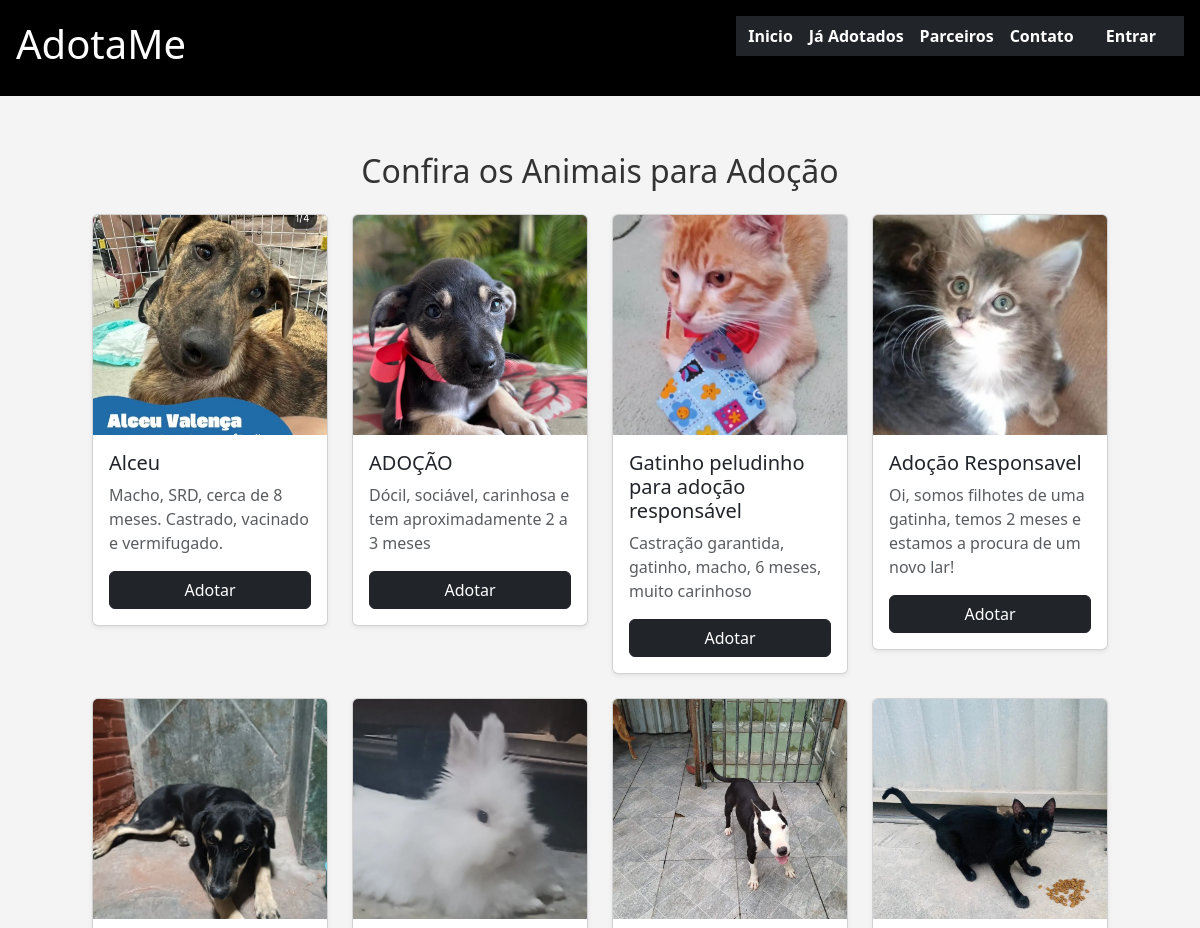
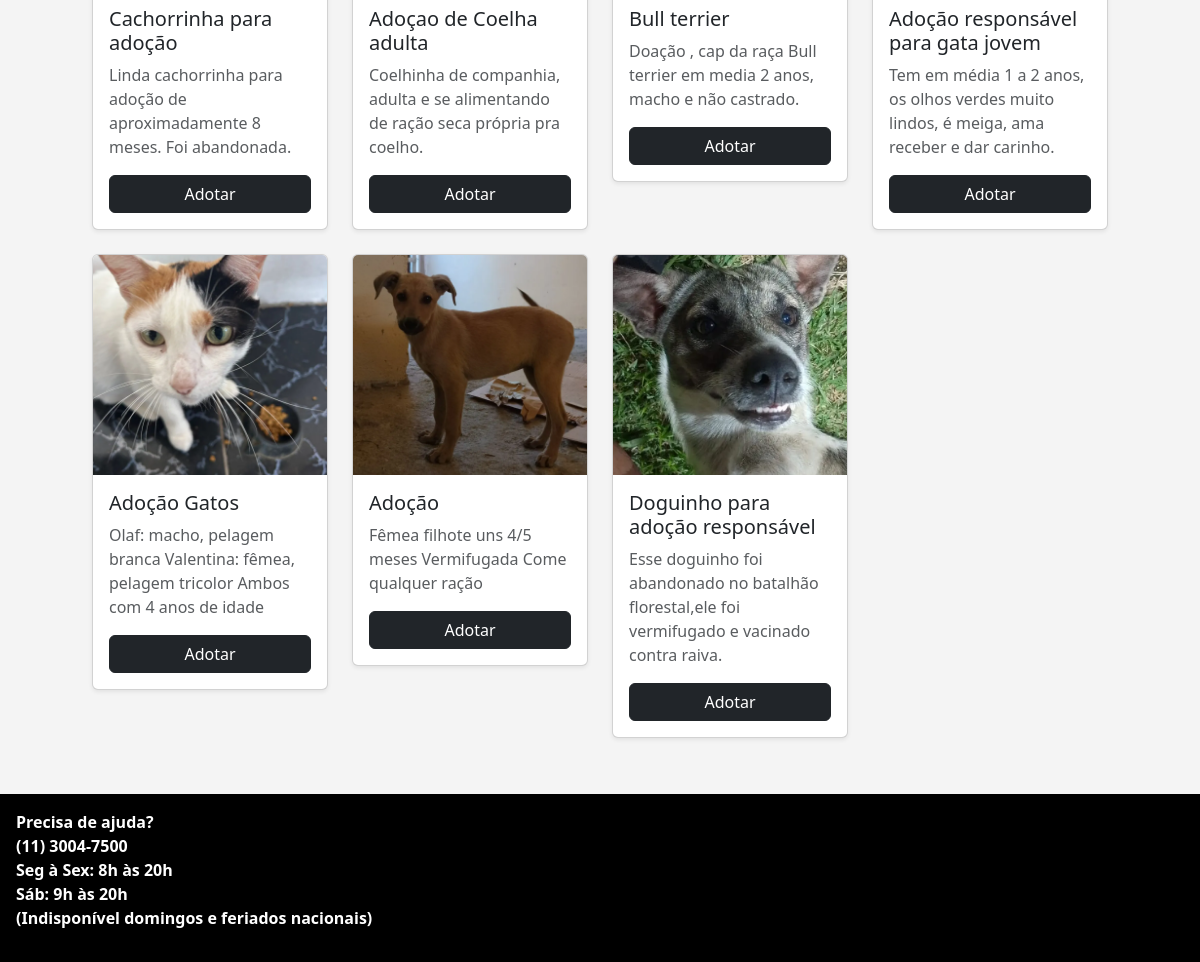
The page / on the database its author committed (2 pictures, top to bottom).
### rh/models.py (models this page shows, shortened)
class Produtos(models.Model):
    imagem = models.ImageField(null=True,blank=True)
    produto = models.CharField(max_length=100,null=True,blank=True)
    categoria = models.CharField(max_length=100,null=True,blank=True)
    descricao = models.TextField(max_length=100,null=True,blank=True)
    em_estoque = models.BooleanField(default=True)
    class Meta:
        verbose_name = "Produto"
        verbose_name_plural = "Produtos" # Define o nome plural correto

### rh/views.py (the view)
# urls.py: 2. Add a URL to urlpatterns:  path('', views.home, name='home')
def home(request):
    products = Produtos.objects.filter(em_estoque=True)
    return render(request, 'home.html', {'products': products})

### rh/templates/home.html (shortened to what this page needs)
{% extends "base.html" %}
{% load static %}
{% block content %}
<div class="container mt-4">
    <h2 class="text-center mb-4">Confira os Animais para Adoção</h2>
    {% if products %}
    <div class="row">
        {% for product in products %}
        <div class="col-12 col-sm-6 col-md-4 col-lg-3 mb-4">
            <div class="card shadow-sm">
                {% if product.imagem %}
                    <img src="{{ product.imagem.url }}" class="card-img-top" alt="{{ product.produto }}">
                {% else %}
                    <img src="{% static 'images/placeholder.png' %}" class="card-img-top" alt="Sem imagem">
                {% endif %}
                <div class="card-body">
                    <h5 class="card-title">{{ product.produto }}</h5>
                    <p class="card-text text-muted">
                        {{ product.descricao|default:"Sem descrição cadastrada." }}
                    </p>
                    <a href="#" class="btn btn-dark w-100">
                        Adotar
                    </a>
                </div>
            </div>
        </div>
        {% endfor %}
    </div>
    {% else %}
    <p class="text-center text-muted mt-5">Nenhum animal disponível no momento.</p>
    {% endif %}
</div>
{% endblock %}

### templates/base.html (shortened to what this page needs)
{% load static %}
<!Doctype html>
<html lang="pt-br">
<head>
    {% load bootstrap5 %}
    {% bootstrap_css %}
    <link rel="stylesheet" href="{% static 'css/style.css' %}">
</head>
<body>
    <header class="header d-flex justify-content-between align-items-center">
        <h1>AdotaMe</h1>
        {% include "components/_navbar.html" %}
    </header>
    <main>
        {% block content%}
        {% endblock %}
    </main>
    {% include "components/_footer.html" %}
</body>
</html>

### templates/components/_navbar.html (shortened to what this page needs)
<nav class="navbar navbar-expand-lg navbar-dark bg-dark mb-4">
    <div class="container">
        <a href="{% url 'home' %}">Inicio</a>
        <a href="{% url 'adotados' %}">Já Adotados</a>
        <a href="{% url 'parceiros' %}">Parceiros</a>
        <a href="{% url 'contatos'%}">Contato</a>
        {% if user.is_authenticated %}
                    <span class="navbar-text me-3 text-white">
                        Olá, <strong>{{ user.username }}</strong>
                    </span>
                    <form action="{% url 'login' %}" method="post" class="d-inline">
                        {% csrf_token %}
                        <a href="{% url 'logout' %}">Sair</a>
                    </form>
                    {% if user.is_superuser %}
                        <a href="/admin" class="btn btn-sm btn-warning ms-2">Admin</a>
                    {% endif %}
                {% else %}
                    <a href="{% url 'login' %}" class=>Entrar</a>
                {% endif %}
            </div>
    </nav>

### templates/components/_footer.html
<footer>
  <p>Precisa de ajuda?<br>(11) 3004-7500<br>Seg à Sex: 8h às 20h<br>Sáb: 9h às 20h<br>(Indisponível domingos e feriados nacionais)</p>
</footer>

### static/css/style.css (style rules this page uses)
* { margin:0; padding: 0; box-sizing: border-box; }
body { background-color: #f4f4f4; color: #333; display: flex; flex-direction: column; font-size: 16px; }
header { display: flex; justify-content: space-between; align-items: center; }
.header { background-color:black; color: white; padding: 1rem; }
.header a { text-decoration: none; color: #fff; font-weight: bold; margin-right: 1rem; }
main { padding: 2rem 5rem; min-height: 100vh; }
footer { display: flex; justify-content: flex-start; justify-content: flex-start; text-align: left; flex-direction: column; align-items: flex-start; background-color: rgb(0, 0, 0); color: #fff; font-weight: bold; padding: 1rem; }
img { width: 100%; height: 220px; object-fit: cover; }

### rows shown on the page
Produtos: imagem (picture), produto "Alceu", descricao "Macho, SRD, cerca de 8 meses. Castrado, vacinado e vermifugado."
Produtos: imagem (picture), produto "ADOÇÃO", descricao "Dócil, sociável, carinhosa e tem aproximadamente 2 a 3 meses"
Produtos: imagem (picture), produto "Gatinho peludinho para adoção responsável", descricao "Castração garantida, gatinho, macho, 6 meses, muito carinhoso"
Produtos: imagem (picture), produto "Adoção Responsavel", descricao "Oi, somos filhotes de uma gatinha, temos 2 meses e estamos a procura de um novo lar!"
Produtos: imagem (picture), produto "Cachorrinha para adoção", descricao "Linda cachorrinha para adoção de aproximadamente 8 meses. Foi abandonada."
Produtos: imagem (picture), produto "Adoçao de Coelha adulta", descricao "Coelhinha de companhia, adulta e se alimentando de ração seca própria pra coelho."
Produtos: imagem (picture), produto "Bull terrier", descricao "Doação , cap da raça Bull terrier em media 2 anos, macho e não castrado."
Produtos: imagem (picture), produto "Adoção responsável para gata jovem", descricao "Tem em média 1 a 2 anos, os olhos verdes muito lindos, é meiga, ama receber e dar carinho."
Produtos: imagem (picture), produto "Adoção Gatos", descricao "Olaf: macho, pelagem branca Valentina: fêmea, pelagem tricolor Ambos com 4 anos de idade"
Produtos: imagem (picture), produto "Adoção", descricao "Fêmea filhote uns 4/5 meses Vermifugada Come qualquer ração"
Produtos: imagem (picture), produto "Doguinho para adoção responsável", descricao "Esse doguinho foi abandonado no batalhão florestal,ele foi vermifugado e vacinado contra raiva."
